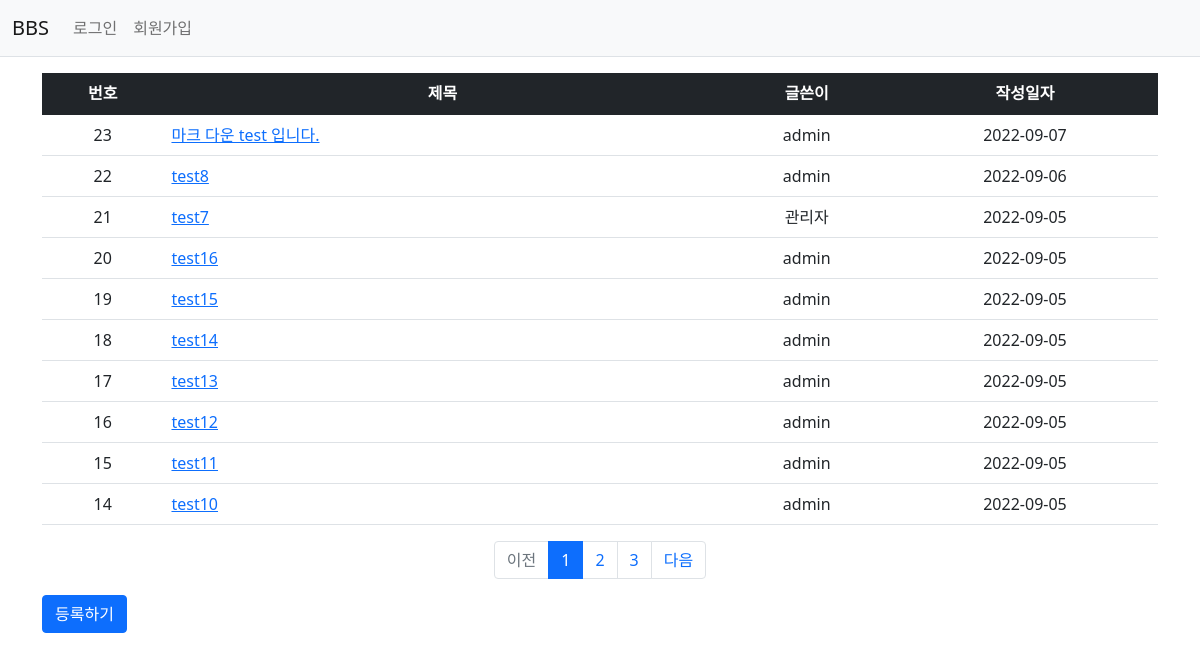
The page /bbs/ on the database its author committed.
### bbs/models.py (models this page shows, shortened)
class Notice(models.Model):
    author = models.ForeignKey(User, on_delete=models.CASCADE)
    subject = models.CharField(max_length=200)
    content = models.TextField()
    create_date = models.DateTimeField()
    modify_date = models.DateTimeField(null=True, blank=True)

### bbs/views/base_views.py (the view)
# urls.py: path('', base_views.index, name='index'),
def index(request):
    page = request.GET.get('page', '1')  # 페이지
    notice_list = Notice.objects.order_by('-create_date')
    paginator = Paginator(notice_list, 10)  # 페이지당 10개씩 보여주기
    page_obj = paginator.get_page(page)
    context = {'notice_list': page_obj}
    return render(request, 'bbs/notice_list.html', context)

### bbs/templatetags/bbs_filter.py (called while the page is built)
@register.filter
def sub(value, arg):
    return value - arg

### templates/bbs/notice_list.html (shortened to what this page needs)
{% extends 'base.html' %}
{% load bbs_filter %}
{% block content %}
<div class="container my-3">
    <table class="table">
        <thead align="center">
        <tr class="table-dark">
            <th>번호</th>
            <th style="width:50%">제목</th>
            <th>글쓴이</th>
            <th>작성일자</th>
        </tr>
        </thead>
        <tbody>
        {% if notice_list %}
        {% for notice in notice_list %}
        <tr class="text-center">
            <td>
                {{ notice_list.paginator.count|sub:notice_list.start_index|sub:forloop.counter0|add:1 }}
            </td>
            <td class="text-start">
                <a href="{% url 'bbs:detail' notice.id %}">{{ notice.subject }}</a>
            </td>
            <td>{{ notice.author.username }}</td>
            <td>{{ notice.create_date|date:"Y-m-d" }}</td>
        </tr>
        {% endfor %}
        {% else %}
        <tr>
            <td colspan="4">[공지사항] 이 없습니다.</td>
        </tr>
        {% endif %}
        </tbody>
    </table>
    <ul class="pagination justify-content-center">
        {% if notice_list.has_previous %}
        <li class="page-item">
            <a class="page-link" href="?page={{ notice_list.previous_page_number }}">이전</a>
        </li>
        {% else %}
        <li class="page-item disabled">
            <a class="page-link" tabindex="-1" aria-disabled="true" href="#">이전</a>
        </li>
        {% endif %}
        {% for page_number in notice_list.paginator.page_range %}
        {% if page_number >= notice_list.number|add:-2 and page_number <= notice_list.number|add:2 %}
        {% if page_number == notice_list.number %}
        <li class="page-item active" aria-current="page">
            <a class="page-link" href="?page={{ page_number }}">{{ page_number }}</a>
        </li>
        {% else %}
        <li class="page-item">
            <a class="page-link" href="?page={{ page_number }}">{{ page_number }}</a>
        </li>
        {% endif %}
        {% endif %}
        {% endfor %}
        {% if notice_list.has_next %}
        <li class="page-item">
            <a class="page-link" href="?page={{ notice_list.next_page_number }}">다음</a>
        </li>
        {% else %}
        <li class="page-item disabled">
            <a class="page-link" tabindex="-1" aria-disabled="true" href="#">다음</a>
        </li>
        {% endif %}
    </ul>
    <a href="{% url 'bbs:notice_create' %}" class="btn btn-primary">등록하기</a>
</div>
{% endblock %}

### templates/base.html (shortened to what this page needs)
{% load static %}
<!doctype html>
<html lang="ko">
<head>
    <link rel="stylesheet" type="text/css" href="{% static 'bootstrap.min.css' %}">
    <link rel="stylesheet" type="text/css" href="{% static 'style.css' %}">
</head>
<body>
{% include "navbar.html" %}
{% block content %}
{% endblock %}
</body>
</html>

### templates/navbar.html (shortened to what this page needs)
<nav class="navbar navbar-expand-lg navbar-light bg-light border-bottom">
    <div class="container-fluid">
        <a class="navbar-brand" href="{% url 'bbs:index' %}">BBS</a>
        <div class="collapse navbar-collapse" id="navbarSupportedContent">
            <ul class="navbar-nav me-auto mb-2 mb-lg-0">
                <li class="nav-item">
                    {% if user.is_authenticated %}
                    <a class="nav-link" href="{% url 'common:logout' %}">{{ user.username }} (로그아웃)</a>
                    {% else %}
                    <a class="nav-link" href="{% url 'common:login' %}">로그인</a>
                    {% endif %}
                </li>
                <li>
                    {% if not user.is_authenticated %}
                    <a class="nav-link" href="{% url 'common:signup' %}">회원가입</a>
                    {% endif %}
                </li>
            </ul>
        </div>
    </div>
</nav>

### rows shown on the page
Notice: paginator.count|sub "23", subject "마크 다운 test 입니다.", author.username "admin", create_date "2022-09-07"
Notice: paginator.count|sub "22", subject "test8", author.username "admin", create_date "2022-09-06"
Notice: paginator.count|sub "21", subject "test7", author.username "관리자", create_date "2022-09-05"
Notice: paginator.count|sub "20", subject "test16", author.username "admin", create_date "2022-09-05"
Notice: paginator.count|sub "19", subject "test15", author.username "admin", create_date "2022-09-05"
Notice: paginator.count|sub "18", subject "test14", author.username "admin", create_date "2022-09-05"
Notice: paginator.count|sub "17", subject "test13", author.username "admin", create_date "2022-09-05"
Notice: paginator.count|sub "16", subject "test12", author.username "admin", create_date "2022-09-05"
Notice: paginator.count|sub "15", subject "test11", author.username "admin", create_date "2022-09-05"
Notice: paginator.count|sub "14", subject "test10", author.username "admin", create_date "2022-09-05"

### other values the page prints
{{ page_number }} "1"
{{ page_number }} "2" "3"
